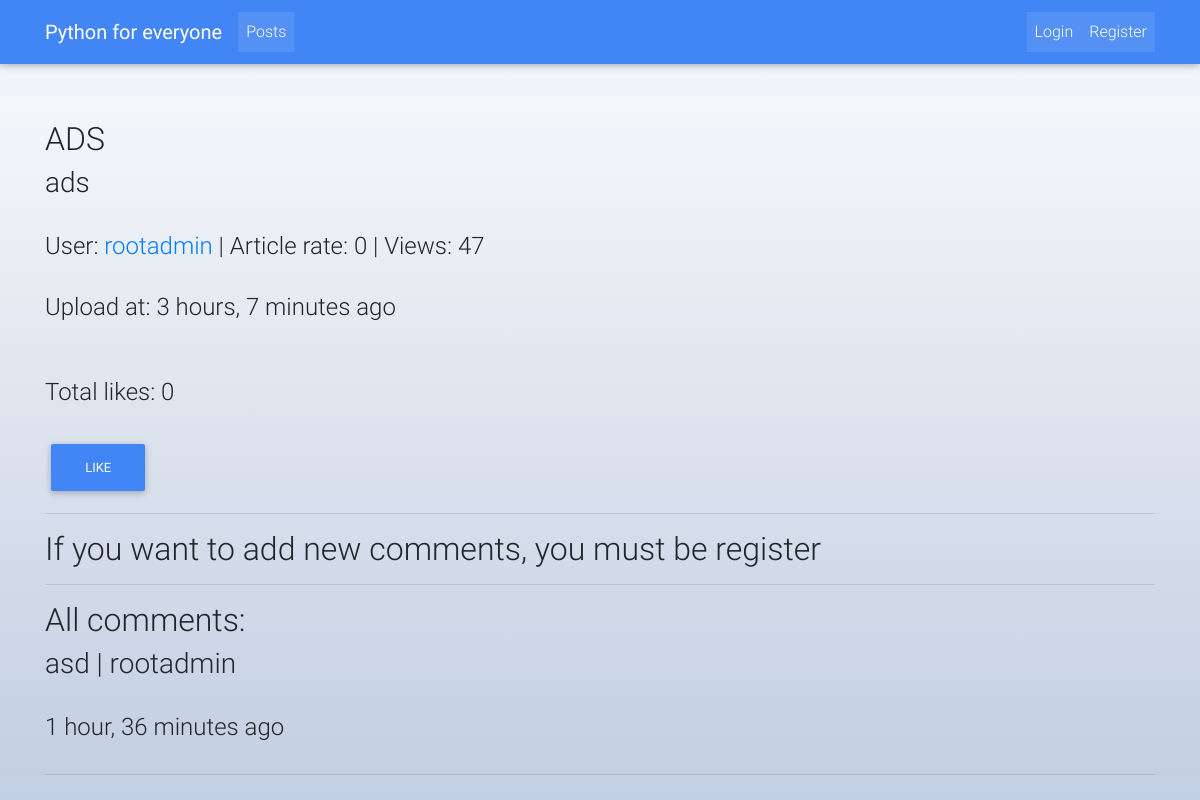
The page /posts/9/ on the database its author committed.
### post/models.py (models this page shows, shortened)
class Posts(models.Model):
    user = models.ForeignKey(User, on_delete=models.CASCADE)
    title = models.CharField(max_length=50)
    content = models.TextField()
    image = models.ImageField(upload_to='media',
                              null=True,
                              blank=True,
                             )
    rate = models.IntegerField(default=0)
    views = models.PositiveIntegerField(default=0)
    updated_at = models.DateTimeField(auto_now_add=False, auto_now=True)
    timestamp = models.DateTimeField(auto_now_add=True, auto_now=False)
    objects = PostManager()
    likes = GenericRelation(Like)
    def get_user_url(self):
        return reverse("accounts:account", kwargs={"id": self.user.id})
    @property
    def total_likes(self):
        return self.likes.count()
    def is_like(self, user):
        if not user.is_authenticated:
            return False
        obj_type = ContentType.objects.get_for_model(self)
        likes = Like.objects.filter(content_type=obj_type, object_id=self.id, user=user)
        return likes.exists()

### comments/models.py (models this page shows, shortened)
class Comments(models.Model):
    user = models.ForeignKey(User, on_delete=models.CASCADE)
    content = models.TextField()
    content_type = models.ForeignKey(ContentType, on_delete=models.CASCADE)
    object_id = models.PositiveIntegerField()
    content_obj = GenericForeignKey('content_type', 'object_id')
    timestamp = models.DateTimeField(auto_now_add=True)

### post/views.py (the view)
# urls.py: re_path('^(?P<id>\d+)/$', detail_page, name='detail_page'),
def detail_page(request, id):
    post = Posts.objects.get(id=id)
    content_type = ContentType.objects.get_for_model(Comments)
    form = CommentForm(request.POST or None)
    if form.is_valid():
        content = form.cleaned_data.get('content')
        Comments.objects.create(content_type=content_type, object_id=id, user=request.user, content=content)
        return HttpResponseRedirect(post.get_absolute_url())
    comments = Comments.objects.filter(content_type=content_type, object_id=id).order_by("-timestamp")
    check_like = Posts.is_like(post, request.user)
    post.rate = math.ceil(post.likes.count() / (post.views + 1))
    post.views = F('views') + 1
    post.save()
    post = Posts.objects.get(id=id)
    context = {
        'post': post,
        'comments': comments,
        'check_like': check_like,
        'form': form
    }
    return render(request, "home/detail_page.html", context)

### templates/home/detail_page.html (shortened to what this page needs)
{% extends "home/base.html" %}
{% load crispy_forms_tags %}
{% block content %}
<div style="background: linear-gradient(#f5f7fa, #c3cfe2);">
    <div class="container" style="">
        <div class="col-xs-8 col-xs-offset-2">
            <h2>{{ post.title }}</h2>
            <h3>{{ post.content|truncatechars:20 }}</h3>
            <h4>User: <a href="{{ post.get_user_url }}">{{ post.user.username }}</a> | Article rate: {{ post.rate }} | Views: {{ post.views }}</h4>
            <h4>Upload at: {{ post.timestamp|timesince }} ago</h4>
            <br>
            <h4>Total likes: {{ post.total_likes }}</h4>
            {% if not check_like %}
                <a href="{% url "post:like_page" id=post.id%}" class="btn btn-primary">Like</a>
            {% else %}
                <a href="{% url "post:like_page" id=post.id%}" class="btn btn-warning">Remove like</a>
            {% endif %}
            <hr>
            {% if request.user.is_authenticated %}
                <form action="." method="POST">
                    {% csrf_token %}
                    {{ form|crispy }}
                    <input type="submit"class="btn btn-success">
                </form>
            {% else %}
                <h2>If you want to add new comments, you must be register</h2>
            {% endif %}
            <hr>
            <h2>All comments:</h2>
            {% if comments %}
                {% for comment in comments %}
                    <h3>{{ comment.content }} | {{ comment.user }}</h3>
                    <h4>{{ comment.timestamp|timesince }} ago</h4>
                    <hr>
                {% endfor %}
            {% else %}
                <br>
                <h2 class="alert alert-info">Ops, we haven't comments for this post</h2>
                <br><br><br><br><br>
            {% endif %}
        </div>
    </div>
</div>
{% endblock %}

### rows shown on the page
Posts: title "ADS", content "ads", user.username "rootadmin", rate "0", views "47", timestamp "3 hours, 7 minutes", total_likes "0"
Comments: content "asd", user "rootadmin", timestamp "1 hour, 36 minutes"
